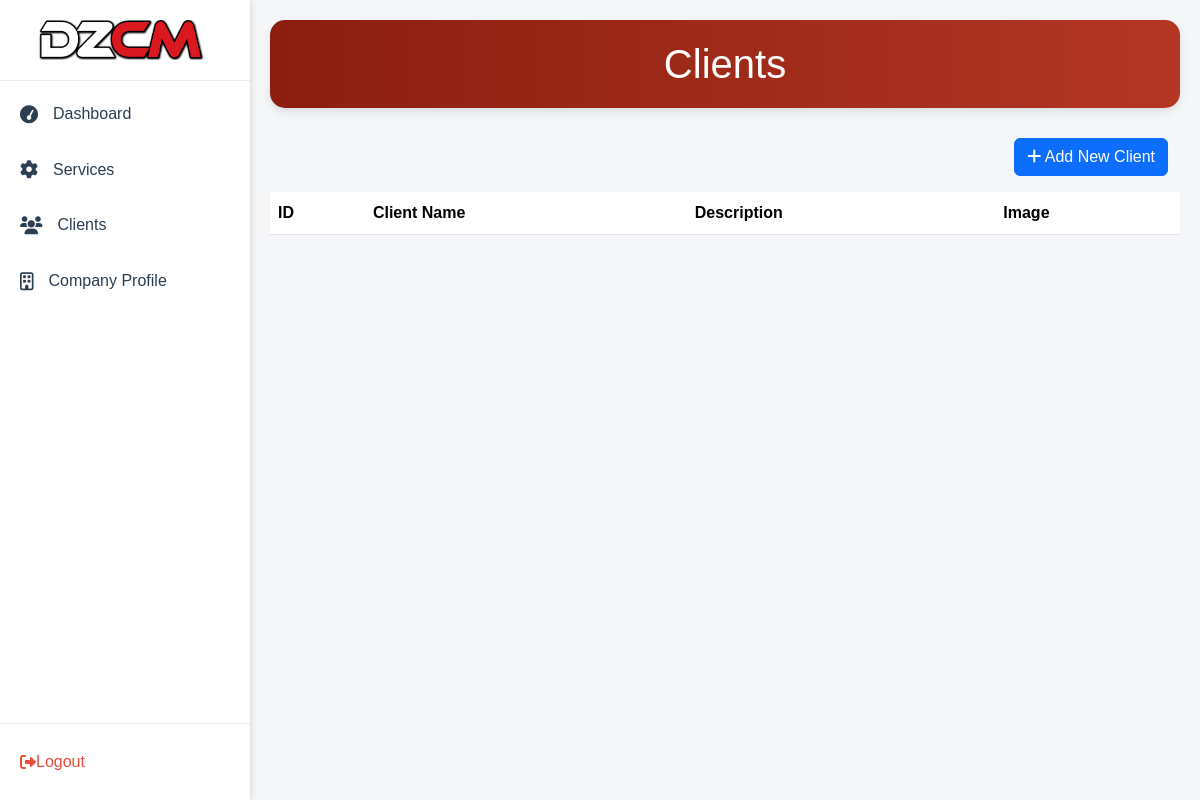
The app's page /Admin/index.php?page=clients (signed in), older data.
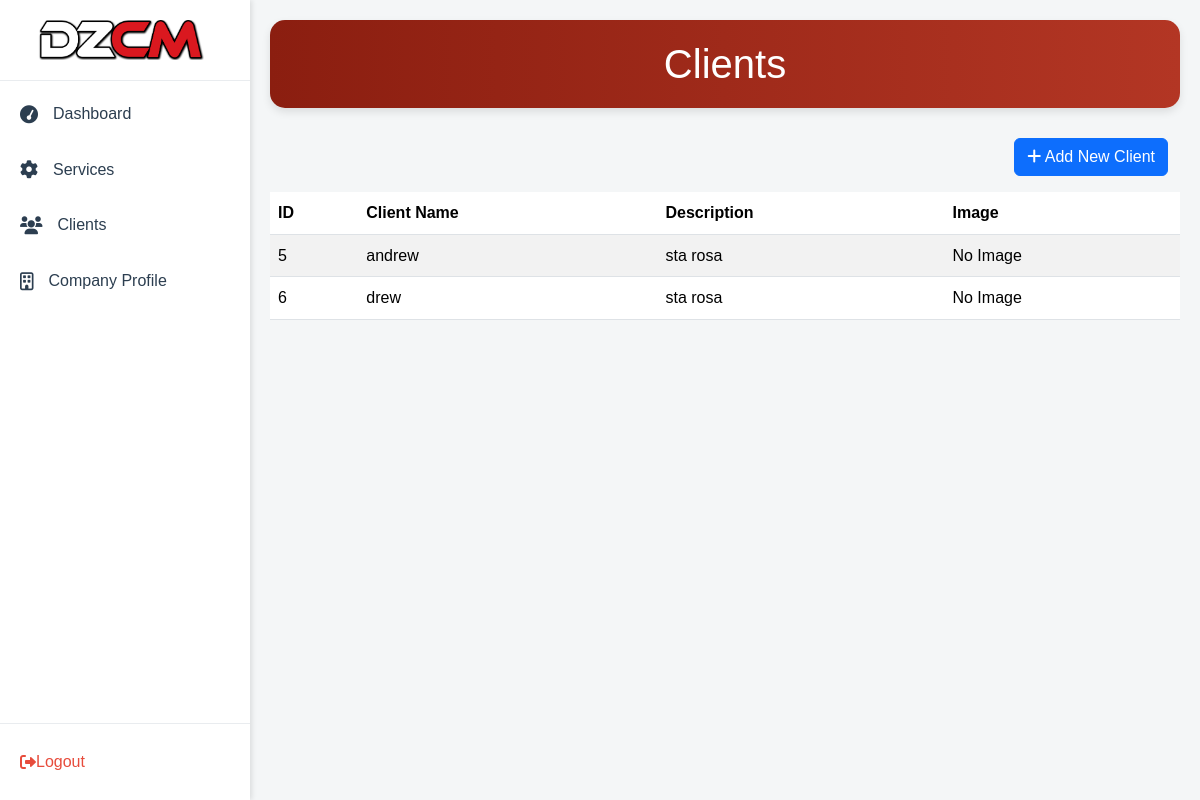
The same page, newer data.
### tables this page shows
CREATE TABLE `clients` (
  `client_id` int(11) NOT NULL,
  `service_id` int(11) NOT NULL,
  `client_name` varchar(115) DEFAULT NULL,
  `description` varchar(150) DEFAULT NULL,
  `image` varchar(150) DEFAULT NULL
);

### Admin/includes/conn.php (called while the page is built)
<?php
function con(){
    $servername = "localhost";
    $username = "root";
    $password = "";
    $myDB = "dezcom";
    $conn = mysqli_connect($servername, $username, $password, $myDB);
    if ($conn->connect_error) {
        echo "Connection failed: " . $conn->connect_error;
    }else{
        return $conn;
    }
}
?>

### Admin/pages/clients.php (the view, shortened to what this page needs)
<?php
$page = isset($_GET['page']) ? (int)$_GET['page'] : 1;
$page = max($page, 1);
$recordsPerPage = 10;
$offset = ($page - 1) * $recordsPerPage;
$query = "
    SELECT c.client_id, c.client_name, c.description, c.image, s.service_id
    FROM clients as c
    LEFT JOIN services as s ON c.service_id = s.service_id
    LIMIT $offset, $recordsPerPage
";
$result = mysqli_query(con(), $query);
?>
<header class="dashboard-header">
    <div class="container">
        <h1 class="mb-0">Clients</h1>
    </div>
</header>
<div class="container">
    <div class="d-flex justify-content-end mb-3">
        <button id="addClientBtn" type="button" class="btn btn-primary" data-bs-toggle="modal" data-bs-target="#addClientModal">
            <i class="fas fa-plus"></i> Add New Client
        </button>
    </div>
</div>
<div class="services-table-container">
    <table class="table table-striped">
        <thead>
            <tr>
                <th>ID</th>
                <th>Client Name</th>
                <th>Description</th>
                <th>Image</th>
            </tr>
        </thead>
        <tbody>
            <?php while ($clients = mysqli_fetch_assoc($result)): ?>
                <tr class="service-row" data-client-id="<?php echo $clients['client_id']; ?>"
                    data-service-id="<?php echo $clients['service_id']; ?>"
                    data-client-name="<?php echo htmlspecialchars($clients['client_name']); ?>"
                    data-description="<?php echo htmlspecialchars($clients['description']); ?>"
                    data-image="<?php echo htmlspecialchars($clients['image']); ?>"
                    data-bs-toggle="modal" data-bs-target="#editClientModal">
                    <td><?php echo htmlspecialchars($clients['client_id']); ?></td>
                    <td><?php echo htmlspecialchars($clients['client_name']); ?></td>
                    <td><?php echo htmlspecialchars($clients['description']); ?></td>
                    <td>
                        <?php if ($clients['image']): ?>
                            <img src="includes/uploads/clients/<?php echo htmlspecialchars($clients['image']); ?>"
                                alt="Service Image" class="img-thumbnail" style="width: 100px;">
                        <?php else: ?>
                            No Image
                        <?php endif; ?>
                    </td>
                </tr>
            <?php endwhile; ?>
        </tbody>
    </table>
</div>

Row changes from the older to the newer data that the page shows:
added clients: client_id "5", client_name "andrew", description "sta rosa", shows "No Image"
added clients: client_id "6", client_name "drew", description "sta rosa", shows "No Image"
